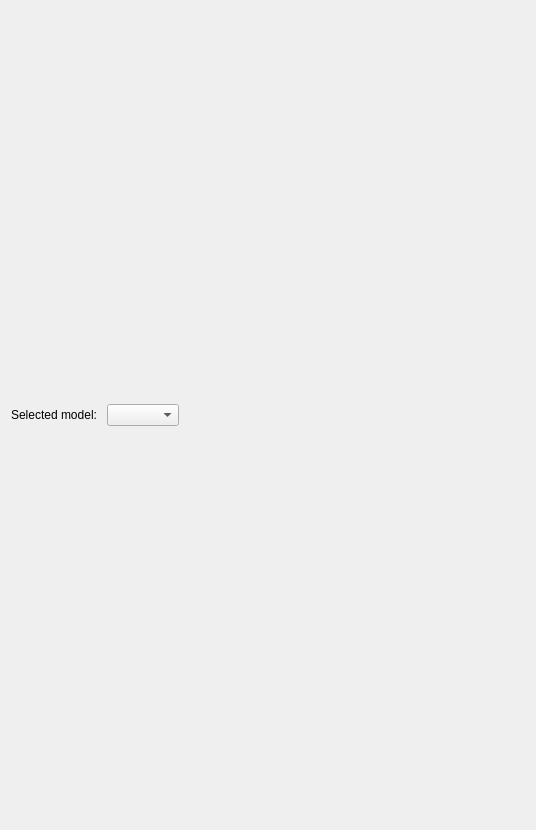
<?xml version="1.0" encoding="UTF-8"?>
<ui version="4.0">
 <class>Frame</class>
 <widget class="QFrame" name="Frame">
  <property name="geometry">
   <rect>
    <x>0</x>
    <y>0</y>
    <width>536</width>
    <height>830</height>
   </rect>
  </property>
  <property name="sizePolicy">
   <sizepolicy hsizetype="MinimumExpanding" vsizetype="Preferred">
    <horstretch>0</horstretch>
    <verstretch>0</verstretch>
   </sizepolicy>
  </property>
  <property name="minimumSize">
   <size>
    <width>480</width>
    <height>600</height>
   </size>
  </property>
  <property name="windowTitle">
   <string>Frame</string>
  </property>
  <property name="frameShape">
   <enum>QFrame::NoFrame</enum>
  </property>
  <property name="frameShadow">
   <enum>QFrame::Raised</enum>
  </property>
  <layout class="QVBoxLayout" name="verticalLayout_2">
   <property name="leftMargin">
    <number>2</number>
   </property>
   <property name="topMargin">
    <number>2</number>
   </property>
   <property name="rightMargin">
    <number>2</number>
   </property>
   <property name="bottomMargin">
    <number>2</number>
   </property>
   <item>
    <widget class="QFrame" name="horizontalFrame">
     <property name="maximumSize">
      <size>
       <width>16777215</width>
       <height>50</height>
      </size>
     </property>
     <layout class="QHBoxLayout" name="horizontalLayout" stretch="0,0,0">
      <property name="sizeConstraint">
       <enum>QLayout::SetDefaultConstraint</enum>
      </property>
      <item>
       <widget class="QLabel" name="label">
        <property name="text">
         <string>Selected model: </string>
        </property>
       </widget>
      </item>
      <item>
       <widget class="QComboBox" name="selected_model_combo_box"/>
      </item>
      <item>
       <spacer name="horizontalSpacer">
        <property name="orientation">
         <enum>Qt::Horizontal</enum>
        </property>
        <property name="sizeHint" stdset="0">
         <size>
          <width>40</width>
          <height>20</height>
         </size>
        </property>
       </spacer>
      </item>
     </layout>
    </widget>
   </item>
   <item>
    <layout class="QVBoxLayout" name="main_widget_container"/>
   </item>
  </layout>
 </widget>
 <resources/>
 <connections/>
</ui>
